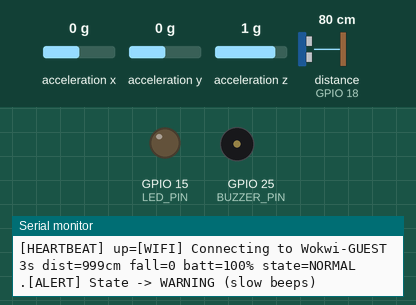
This sketch was run on a simulated ESP32. Parts: output pins drawn as LEDs (lit = HIGH), buzzer (waves = sounding), the last lines printed to the serial monitor. Wiring (inferred from the names in the program): ultrasonic range finder: trigger GPIO 5; echo GPIO 18; MPU-6050 motion sensor at I2C address 0x68. The inputs (shaded band) are chosen by the test bench; at power-on: distance to the obstacle (sensor on GPIO 18) 80 cm, acceleration x 0 g, acceleration y 0 g, acceleration z 1 g. The echo pulse lasts 58.3 µs per cm; WiFi joins after 1.5 s; servers stay silent unless stated; random numbers use the default seed unless the sketch sets one; no MQTT or app messages arrive unless stated; pins used as bus, display or sensor lines are not drawn.

Above: at 3.7 s.
3.8 s: distance to the obstacle (sensor on GPIO 18) set to 2 cm
At 4.8 s:
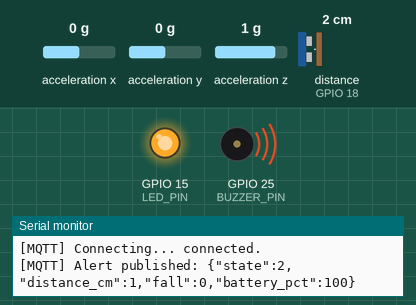
5.5 s: distance to the obstacle (sensor on GPIO 18) set to 38 cm
8.5 s: distance to the obstacle (sensor on GPIO 18) set to 45 cm
11.5 s: distance to the obstacle (sensor on GPIO 18) set to 4 cm
Timing chart, 0 to 14.1 s (numbered marks = the images above; inputs shaded):
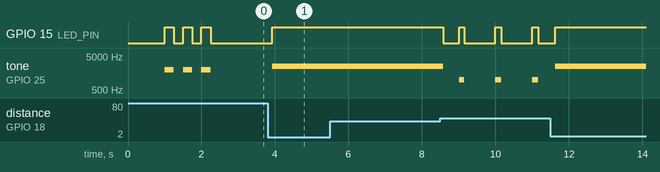

The sketch:

visionguard_phase5..ino
```cpp
#include <Wire.h>
#include <math.h>
#include <WiFi.h>
#include <PubSubClient.h>

#define LED_PIN      15
#define BUZZER_PIN   25
#define TRIG_PIN     5
#define ECHO_PIN     18
#define SDA_PIN      21
#define SCL_PIN      22

#define WIFI_SSID       "Wokwi-GUEST"
#define WIFI_PASS       ""
#define MQTT_BROKER     "broker.hivemq.com"
#define MQTT_PORT       1883
#define TOPIC_TELEMETRY "hiba/visionguard/telemetry"
#define TOPIC_STATUS    "hiba/visionguard/status"
#define TOPIC_ALERT     "hiba/visionguard/alert"
#define TELEMETRY_MS    2000

#define BATTERY_DRAIN_MS 10000

#define MPU_ADDR         0x68
#define FALL_FACTOR      2.2
#define CALM_LOW_FACTOR  0.85
#define CALM_HIGH_FACTOR 1.35
#define RECOVERY_MS      2000

#define DIST_CRITICAL 40
#define DIST_WARNING  100

QueueHandle_t distanceQueue;
QueueHandle_t fallQueue;

WiFiClient   wifiClient;
PubSubClient mqtt(wifiClient);

volatile int g_distance = -1;
volatile int g_fall     = 0;
volatile int g_state    = 0;
volatile int g_battery  = 100;

bool mpuInit() {
  Wire.begin(SDA_PIN, SCL_PIN);
  Wire.beginTransmission(MPU_ADDR);
  Wire.write(0x6B);
  Wire.write(0);
  return Wire.endTransmission() == 0;
}

bool mpuReadAccel(float &ax, float &ay, float &az) {
  Wire.beginTransmission(MPU_ADDR);
  Wire.write(0x3B);
  Wire.endTransmission(false);
  Wire.requestFrom(MPU_ADDR, (uint8_t)6);
  if (Wire.available() < 6) return false;
  int16_t rx = (Wire.read() << 8) | Wire.read();
  int16_t ry = (Wire.read() << 8) | Wire.read();
  int16_t rz = (Wire.read() << 8) | Wire.read();
  ax = rx / 16384.0;
  ay = ry / 16384.0;
  az = rz / 16384.0;
  return true;
}

void sensorTask(void *pv) {
  pinMode(TRIG_PIN, OUTPUT);
  pinMode(ECHO_PIN, INPUT);

  while (true) {
    digitalWrite(TRIG_PIN, LOW);
    delayMicroseconds(2);
    digitalWrite(TRIG_PIN, HIGH);
    delayMicroseconds(10);
    digitalWrite(TRIG_PIN, LOW);

    long duration = pulseIn(ECHO_PIN, HIGH);
    int  distance = (duration == 0) ? 999 : (duration * 0.034 / 2);

    xQueueSend(distanceQueue, &distance, pdMS_TO_TICKS(10));
    vTaskDelay(pdMS_TO_TICKS(200));
  }
}

void fallTask(void *pv) {
  float ax, ay, az;

  if (!mpuInit()) {
    while (true) {
      Serial.println("[FALL] ERROR: MPU6050 not found on I2C. Check VCC, GND, SDA=21, SCL=22.");
      vTaskDelay(pdMS_TO_TICKS(2000));
    }
  }

  float baseline = 0;
  int   samples  = 0;
  for (int i = 0; i < 20; i++) {
    if (mpuReadAccel(ax, ay, az)) {
      baseline += sqrt(ax*ax + ay*ay + az*az);
      samples++;
    }
    vTaskDelay(pdMS_TO_TICKS(50));
  }

  if (samples == 0) {
    while (true) {
      Serial.println("[FALL] ERROR: I2C reads failing. Check SDA/SCL wires (maybe swapped).");
      vTaskDelay(pdMS_TO_TICKS(2000));
    }
  }

  baseline /= samples;
  Serial.print("[FALL] Calibration OK. Baseline = ");
  Serial.println(baseline);

  float fallThresh = baseline * FALL_FACTOR;
  float calmLow    = baseline * CALM_LOW_FACTOR;
  float calmHigh   = baseline * CALM_HIGH_FACTOR;

  bool     fall      = false;
  uint32_t calmSince = 0;
  uint32_t lastPrint = 0;

  while (true) {
    if (mpuReadAccel(ax, ay, az)) {
      float mag = sqrt(ax*ax + ay*ay + az*az);

      if (millis() - lastPrint > 1000) {
        Serial.print("[FALL] mag = ");
        Serial.println(mag);
        lastPrint = millis();
      }

      if (!fall && mag > fallThresh) {
        fall   = true;
        g_fall = 1;
        int ev = 1;
        xQueueSend(fallQueue, &ev, 0);
        Serial.println("[FALL] *** FALL DETECTED ***");
      }
      else if (fall) {
        if (mag > calmLow && mag < calmHigh) {
          if (calmSince == 0) calmSince = millis();
          else if (millis() - calmSince > RECOVERY_MS) {
            fall      = false;
            calmSince = 0;
            g_fall    = 0;
            int ev = 0;
            xQueueSend(fallQueue, &ev, 0);
            Serial.println("[FALL] User stable again -> NORMAL");
          }
        } else {
          calmSince = 0;
        }
      }
    }
    vTaskDelay(pdMS_TO_TICKS(50));
  }
}

void alertTask(void *pv) {
  pinMode(LED_PIN, OUTPUT);
  pinMode(BUZZER_PIN, OUTPUT);

  int dist = 999;
  int fall = 0;
  int lastState = -1;

  while (true) {
    int tmp;
    if (xQueueReceive(distanceQueue, &tmp, 0) == pdPASS) dist = tmp;
    if (xQueueReceive(fallQueue,     &tmp, 0) == pdPASS) fall = tmp;

    g_distance = dist;

    int state;
    if (fall)                                              state = 3;
    else if (dist > 0 && dist <= DIST_CRITICAL)            state = 2;
    else if (dist > DIST_CRITICAL && dist <= DIST_WARNING) state = 1;
    else                                                   state = 0;

    g_state = state;

    if (state != lastState) {
      switch (state) {
        case 3:  Serial.println("[ALERT] State -> FALL (siren)"); break;
        case 2:  Serial.println("[ALERT] State -> CRITICAL (continuous beep)"); break;
        case 1:  Serial.println("[ALERT] State -> WARNING (slow beeps)"); break;
        default: Serial.println("[ALERT] State -> NORMAL (silent)"); break;
      }
      lastState = state;
    }

    switch (state) {
      case 3: {
        uint32_t t  = millis() % 800;
        bool     on = (t < 100) || (t >= 200 && t < 300);
        if (on) tone(BUZZER_PIN, 2200); else tone(BUZZER_PIN, 1400);
        digitalWrite(LED_PIN, on ? HIGH : LOW);
        break;
      }
      case 2:
        tone(BUZZER_PIN, 2500);
        digitalWrite(LED_PIN, HIGH);
        break;
      case 1: {
        uint32_t t  = millis() % 1000;
        bool     on = (t < 150);
        if (on) tone(BUZZER_PIN, 1000); else noTone(BUZZER_PIN);
        digitalWrite(LED_PIN, on ? HIGH : LOW);
        break;
      }
      default:
        noTone(BUZZER_PIN);
        digitalWrite(LED_PIN, LOW);
        break;
    }

    vTaskDelay(pdMS_TO_TICKS(20));
  }
}

void heartbeatTask(void *pv) {
  while (true) {
    Serial.print("[HEARTBEAT] up=");
    Serial.print(millis() / 1000);
    Serial.print("s dist=");
    Serial.print(g_distance);
    Serial.print("cm fall=");
    Serial.print(g_fall);
    Serial.print(" batt=");
    Serial.print(g_battery);
    Serial.print("% state=");
    switch (g_state) {
      case 3:  Serial.println("FALL"); break;
      case 2:  Serial.println("CRITICAL"); break;
      case 1:  Serial.println("WARNING"); break;
      default: Serial.println("NORMAL"); break;
    }
    vTaskDelay(pdMS_TO_TICKS(2000));
  }
}

void mqttTask(void *pv) {
  Serial.print("[WIFI] Connecting to ");
  Serial.println(WIFI_SSID);
  WiFi.begin(WIFI_SSID, WIFI_PASS);
  while (WiFi.status() != WL_CONNECTED) {
    vTaskDelay(pdMS_TO_TICKS(500));
    Serial.print(".");
  }
  Serial.println();
  Serial.print("[WIFI] Connected. IP = ");
  Serial.println(WiFi.localIP());

  mqtt.setServer(MQTT_BROKER, MQTT_PORT);
  String clientId = "visionguard-hiba-" + String(random(0xffff), HEX);

  while (!mqtt.connected()) {
    Serial.print("[MQTT] Connecting... ");
    bool ok = mqtt.connect(clientId.c_str(),
                           TOPIC_STATUS, 1, true, "offline");
    if (ok) {
      Serial.println("connected.");
      mqtt.publish(TOPIC_STATUS, "online", true);
    } else {
      Serial.print("failed rc=");
      Serial.print(mqtt.state());
      Serial.println(" -> retry in 2 s");
      vTaskDelay(pdMS_TO_TICKS(2000));
    }
  }

  uint32_t lastPub   = 0;
  uint32_t lastDrain = 0;
  int      lastSent  = -1;

  while (true) {
    if (!mqtt.connected()) {
      Serial.println("[MQTT] Link lost, reconnecting...");
      while (!mqtt.connected()) {
        mqtt.connect(clientId.c_str(), TOPIC_STATUS, 1, true, "offline");
        vTaskDelay(pdMS_TO_TICKS(2000));
      }
      mqtt.publish(TOPIC_STATUS, "online", true);
    }
    mqtt.loop();

    if ((int)g_state != lastSent) {
      lastSent = g_state;
      char alert[96];
      snprintf(alert, sizeof(alert),
               "{\"state\":%d,\"distance_cm\":%d,\"fall\":%d,\"battery_pct\":%d}",
               lastSent, (int)g_distance, (int)g_fall, (int)g_battery);
      mqtt.publish(TOPIC_ALERT, alert);
      Serial.print("[MQTT] Alert published: ");
      Serial.println(alert);
    }

    if (millis() - lastDrain > BATTERY_DRAIN_MS) {
      lastDrain = millis();
      if (g_battery > 1) g_battery -= 1;
      if (g_state != 0 && g_battery > 1) g_battery -= 1;
    }

    if (millis() - lastPub > TELEMETRY_MS) {
      lastPub = millis();
      char payload[192];
      snprintf(payload, sizeof(payload),
               "{\"distance_cm\":%d,\"fall\":%d,\"state\":%d,\"battery_pct\":%d,\"uptime_s\":%lu,\"rssi\":%d}",
               (int)g_distance, (int)g_fall, (int)g_state, (int)g_battery,
               (unsigned long)(millis() / 1000), WiFi.RSSI());
      mqtt.publish(TOPIC_TELEMETRY, payload);
    }

    vTaskDelay(pdMS_TO_TICKS(50));
  }
}

void setup() {
  Serial.begin(115200);
  delay(1000);

  pinMode(LED_PIN, OUTPUT);
  pinMode(BUZZER_PIN, OUTPUT);

  for (int i = 0; i < 3; i++) {
    tone(BUZZER_PIN, 2000); digitalWrite(LED_PIN, HIGH); delay(250);
    noTone(BUZZER_PIN);     digitalWrite(LED_PIN, LOW);  delay(250);
  }
  Serial.println("[SELFTEST] Done. Expected: 3 beeps + 3 LED blinks.");

  distanceQueue = xQueueCreate(5, sizeof(int));
  fallQueue     = xQueueCreate(5, sizeof(int));

  xTaskCreate(sensorTask,    "SENSOR",    4096, NULL, 2, NULL);
  xTaskCreate(fallTask,      "FALL",      4096, NULL, 2, NULL);
  xTaskCreate(alertTask,     "ALERT",     4096, NULL, 2, NULL);
  xTaskCreate(heartbeatTask, "HEARTBEAT", 4096, NULL, 1, NULL);
  xTaskCreate(mqttTask,      "CLOUD",     8192, NULL, 2, NULL);

  Serial.println("[VisionGuard] Phase 5 FINAL started - 5 tasks running");
}

void loop() {
  vTaskDelay(pdMS_TO_TICKS(10000));
}
```

Measured:
- by itself, GPIO 15 (LED_PIN): repeats every 0.98 s: HIGH 0.14 s, LOW 0.84 s
- by itself, tone on GPIO 25 (BUZZER_PIN): repeats every 0.98 s: 1000 Hz 0.14 s, silent 0.84 s
